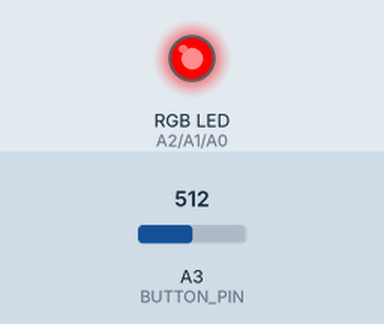
Recording of a sketch running on a simulated Arduino Uno, built with avr-gcc and run on an emulated ATmega328P. Parts: an RGB LED mixed from three pins (HIGH = lit). The inputs (shaded band) are chosen by the test bench; at power-on: A3 (BUTTON_PIN) = 512.

Above: at 1.2 s.
1.3 s: A3 (BUTTON_PIN) set to 481
At 1.6 s:
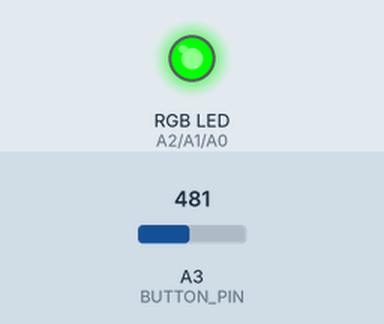
Timing chart, 0 to 4.3 s (numbered marks = the images above; inputs shaded):
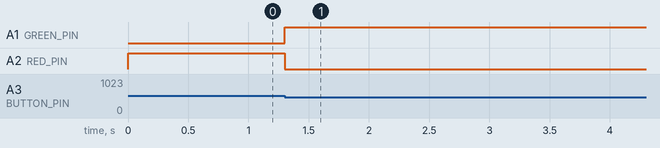

Measured:
- the behaviour switches between 500 and 499 on A3 (BUTTON_PIN) (found by bisection; images 0 and 1)
- after the input at 1.3 s, A1 (GREEN_PIN): LOW → HIGH at once; A2 (RED_PIN): HIGH → LOW at once

The sketch:

test_rgb_led.ino
```cpp
#include <Wire.h>

#define RED_PIN   A2
#define GREEN_PIN A1
#define BLUE_PIN  A0
#define BUTTON_PIN A3
#define I2C_ADDRESS 0x08  // Unique I2C address for each Arduino

unsigned long previousMillis = 0;
const unsigned long buttonInterval = 300;
int colorIndex = 0;
bool buttonPressed = false;
unsigned long lastButtonPress = 0;

// Define colors (Red, Green, Blue)
const int colors[][3] = {
  {255, 0, 0},   // Red
  {0, 255, 0},   // Green
  {0, 0, 255},   // Blue
  {255, 0, 255}  // Magenta
};

void setup() {
  pinMode(RED_PIN, OUTPUT);
  pinMode(GREEN_PIN, OUTPUT);
  pinMode(BLUE_PIN, OUTPUT);
  pinMode(BUTTON_PIN, INPUT);

  Wire.begin(I2C_ADDRESS);  // Initialize I2C as a slave
  Wire.onRequest(sendColorIndex);  // Register request handler
}

void loop() {
  unsigned long currentMillis = millis();

  // Check button press
  if (analogRead(BUTTON_PIN) < 500) {
    if (!buttonPressed && (currentMillis - lastButtonPress > buttonInterval)) {
      buttonPressed = true;
      lastButtonPress = currentMillis;
      colorIndex = (colorIndex + 1) % 4;
    }
  } else {
    buttonPressed = false;
  }

  // Set color
  setColor(colorIndex);
}

// Function to set LED color
void setColor(int color) {
  float k = 0.7;
  analogWrite(RED_PIN, int(k * colors[color][0]));
  analogWrite(GREEN_PIN, int(k * colors[color][1]));
  analogWrite(BLUE_PIN, int(k * colors[color][2]));
}

// Function to send the current color index to Raspberry Pi
void sendColorIndex() {
  Serial.println("Received!");
  Wire.write(colorIndex);
}
```
